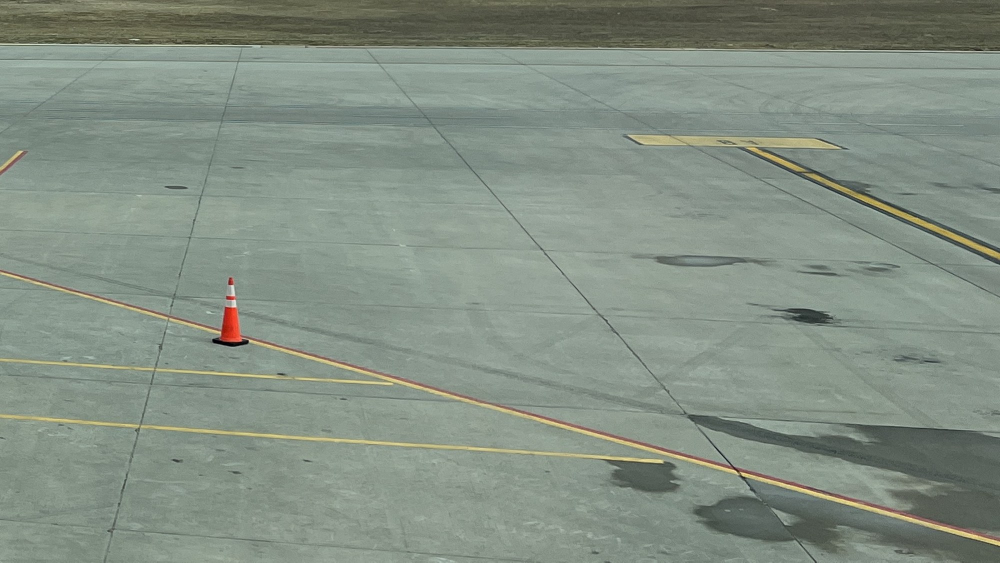
#> input picture app/data/scenes/pa-001/AFT.jpg, 2000 x 1125 px, given in place of Airport_Brussels_1.jpg, which was not available (shown at 1/2 size)
$ python make_dataset.py ../../app/data/scenes/pa-001 ../../app/data/scenes/pa-001/CARGO.jpg ../../app/data/scenes/pa-001/CARGO.jpg
#> lines starting #> are read from the running program, lines starting #| are printed output that depends on the picture
"""PROTOTYPE (spike 0007) - throwaway. Builds a small labelled FOD test set.

Usage:  .venv/bin/python -I make_dataset.py <raw_dir> <out_dir> [--frames-only]

- Crops 6 openly-licensed apron photos (Wikimedia Commons, see raw/commons_meta.json)
  to 16:9 and resizes to 3840x2160 ("4K camera frame").
- Cuts debris objects out of FOD-A example thumbnails (MIT) and draws a few
  simple synthetic objects, then pastes them at fixed, seeded positions on the
  apron surface. Writes images + ground_truth.json (pixel boxes in 3840x2160).
- Controls: clean frames, and "no-op edit" clean frames (re-encoded, slight
  tone jitter, and a pavement patch pasted onto pavement with the same feathered
  compositing as the debris, so paste artefacts alone are tested).
"""
import json
import random
import sys
from pathlib import Path

from PIL import Image, ImageDraw, ImageFilter, ImageEnhance, ImageStat

W, H = 3840, 2160

# source file -> (crop box in source px)  -- crop keeps the ground (bottom of frame)
FRAMES = {
    "brussels": ("commons/Airport_Brussels_1.jpg", (0, 175, 2400, 1525)),
    "pelita_pwf": ("commons/Pelita_Air_Airbus_A320_PK_PWF_Jakarta_20.jpg", (0, 374, 3840, 2534)),
    "pelita_pwl": ("commons/Pelita_Air_Airbus_A320_PK_PWL_Jakarta_20.jpg", (0, 387, 3840, 2547)),
    "spring": ("commons/Spring_Airlines_Airbus_A320_B_6708_at_Sh.jpg", (0, 398, 3840, 2558)),
    "tansonnhat": ("commons/Tansonnhat9.jpg", (0, 612, 3264, 2448)),
    "wingo": ("commons/Wingo_Boeing_737_700_sitting_at_the_gate.jpg", (4, 0, 3836, 2156)),
}

# FOD-A manyEx.png grid cells (x0,y0,x1,y1) and label
COLS = [(8, 115), (127, 234), (246, 354), (365, 472), (485, 593), (604, 711), (722, 830), (842, 949)]
ROWS = [(33, 140), (150, 257), (267, 375)]
FODA_CELLS = {
    "cutter_a": (0, 1), "hammer_a": (0, 2), "wire_a": (0, 3), "plastic_grey": (0, 4),
    "pliers_a": (0, 5), "luggage_tag": (0, 7), "cutter_b": (1, 1), "hammer_b": (1, 2),
    "plastic_yellow": (1, 4), "pliers_blue": (1, 5), "rock": (1, 6), "bolt_long": (2, 0),
    "wire_b": (2, 3), "plastic_orange": (2, 4), "pliers_red": (2, 5),
}


def prep_frames(raw: Path):
    out = {}
    for name, (rel, box) in FRAMES.items():
        im = Image.open(raw / rel).convert("RGB").crop(box).resize((W, H), Image.LANCZOS)
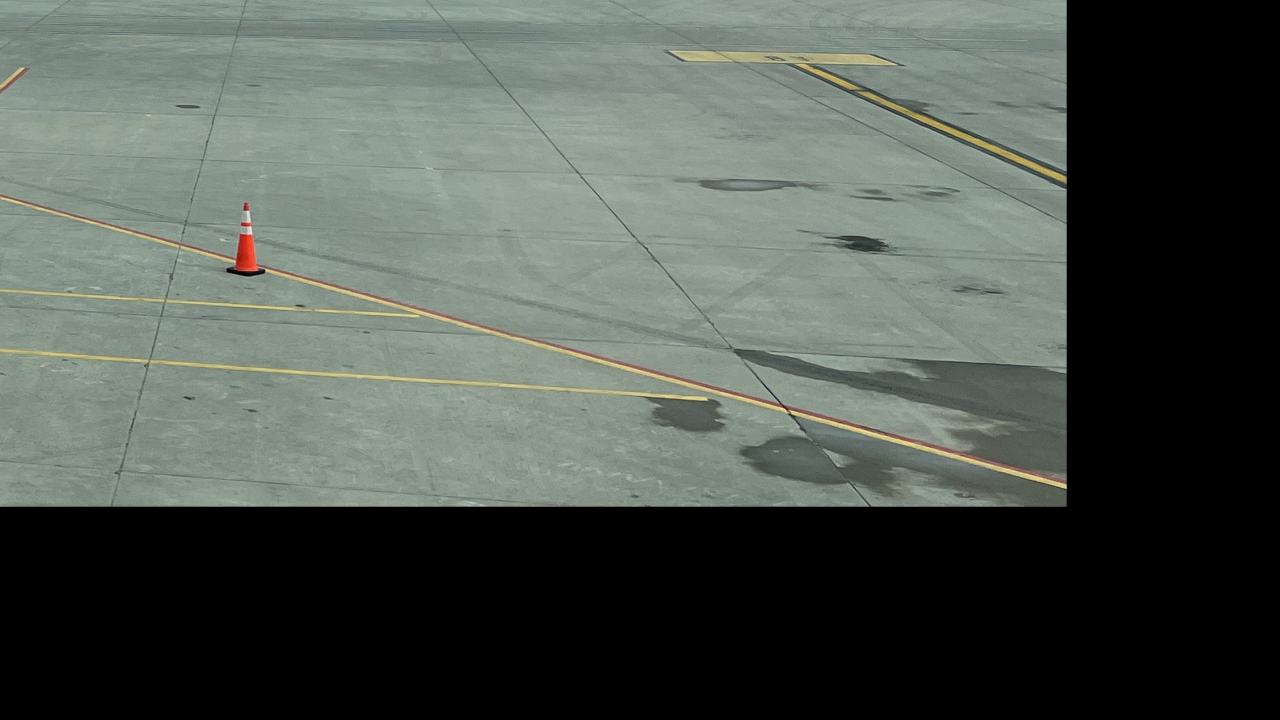
#> im: PIL image 3840x2160 RGB (shown at 1/3 size); mean R, G, B 78.8, 86.1, 79.4
        out[name] = im
#> pass 2 of the loop in prep_frames, `for name, (rel, box) in FRAMES.items():`:
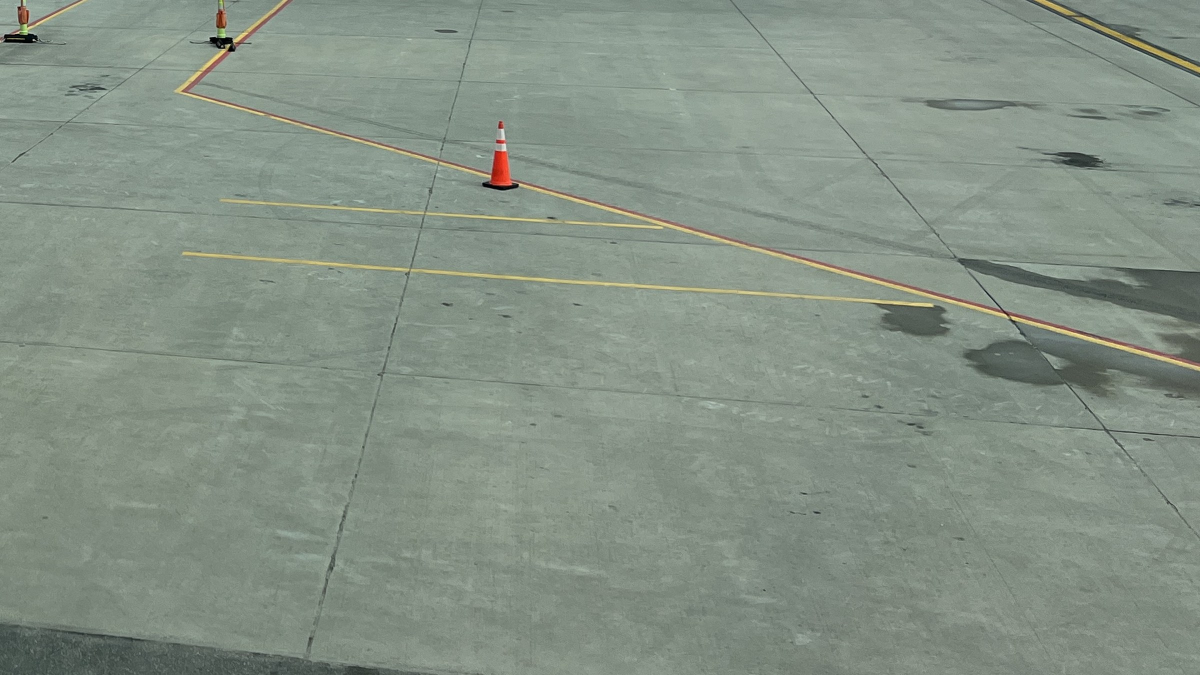
#> input picture app/data/scenes/pa-001/CARGO.jpg, 2400 x 1350 px, given in place of Pelita_Air_Airbus_A320_PK_PWF_Jakarta_20.jpg, which was not available (shown at 1/2 size)
#> in prep_frames, `im = Image.open(raw / rel).convert("RGB").crop(box).resize((W, H), Ima..`:
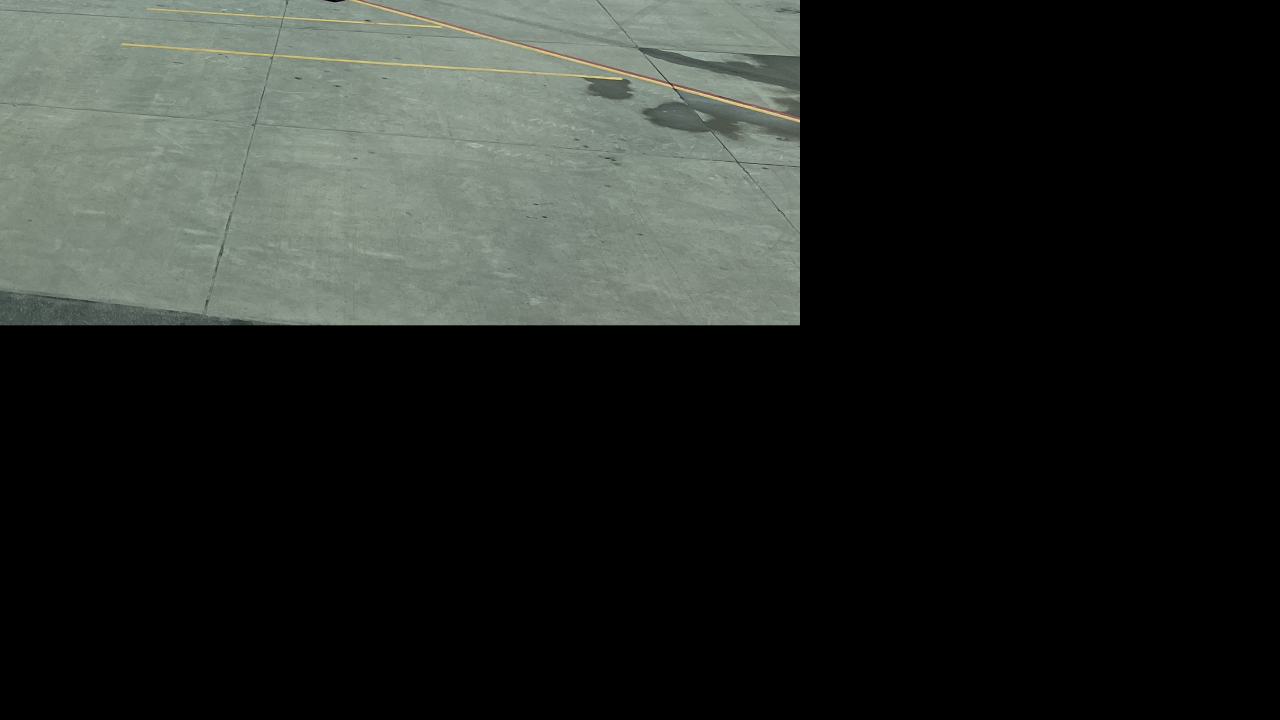
#> im: PIL image 3840x2160 RGB (shown at 1/3 size); mean R, G, B 36.9, 40.3, 36.8
    return out


# [88 lines left out: functions cut_foda, drawn_object, paste, not called in this run]


# Seeded placements: (frame, variant, [(object, cx, cy, long_px, angle)]).
# Positions chosen on visible apron surface; sizes ~ perspective-plausible for
# 10-30 cm objects (bigger near the bottom). long_px is at 3840x2160.
PLACEMENTS = None  # filled from placements.json


def main():
    raw, out = Path(sys.argv[1]), Path(sys.argv[2])
    out.mkdir(parents=True, exist_ok=True)
    frames = prep_frames(raw)
    if "--frames-only" in sys.argv:
        for k, im in frames.items():
            im.save(out / f"frame_{k}.jpg", quality=92)
        return
    placements = json.loads(Path(sys.argv[3]).read_text())
    sheet = Image.open(raw / "foda/manyEx.png")
    rng = random.Random(7)
    gt = {}
    for k, im in frames.items():  # clean controls
        name = f"{k}__clean.jpg"
        im.save(out / name, quality=92)
        gt[name] = {"frame": k, "kind": "clean", "objects": []}
    for k in placements["noop"]:  # no-op edited controls
        im = frames[k].copy()
        im = ImageEnhance.Brightness(im).enhance(1.0 + rng.uniform(-0.04, 0.04))
        for (sx, sy, dx, dy, sz) in placements["noop"][k]:
            patch = im.crop((sx, sy, sx + sz, sy + sz))
            m = Image.new("L", (sz, sz), 0)
            ImageDraw.Draw(m).ellipse((sz // 6, sz // 6, sz - sz // 6, sz - sz // 6), fill=255)
            im.paste(patch, (dx, dy), m.filter(ImageFilter.GaussianBlur(sz / 12)))
        name = f"{k}__noop.jpg"
        im.save(out / name, quality=88)
        gt[name] = {"frame": k, "kind": "noop", "objects": []}
    for entry in placements["seeded"]:
        k, var, objs = entry["frame"], entry["variant"], entry["objects"]
        im = frames[k].copy()
        boxes = []
        for (obj, cx, cy, long_px, ang) in objs:
            if obj in FODA_CELLS:
                o, m, bg = cut_foda(sheet, obj)
                src = "FOD-A"
            else:
                o, m = drawn_object(obj); bg = None
                src = "drawn"
            box = paste(im, o, m, cx, cy, long_px, ang, bg)
            boxes.append({"label": obj, "source": src, "box": box, "long_px": long_px})
        name = f"{k}__fod{var}.jpg"
        im.save(out / name, quality=92)
        gt[name] = {"frame": k, "kind": "seeded", "objects": boxes}
    (out / "ground_truth.json").write_text(json.dumps({"image_size": [W, H], "images": gt}, indent=1))
    print(f"wrote {len(gt)} images to {out}")


if __name__ == "__main__":
#> (the run stopped early here; a loop or call above may not have finished)
